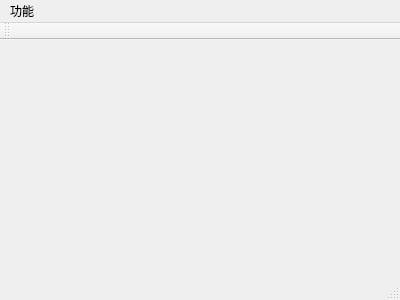
<?xml version="1.0" encoding="UTF-8"?>
<ui version="4.0">
 <class>MainWindow</class>
 <widget class="QMainWindow" name="MainWindow">
  <property name="geometry">
   <rect>
    <x>0</x>
    <y>0</y>
    <width>400</width>
    <height>300</height>
   </rect>
  </property>
  <property name="windowTitle">
   <string>xzwCalendar</string>
  </property>
  <widget class="QWidget" name="centralWidget"/>
  <widget class="QToolBar" name="mainToolBar">
   <attribute name="toolBarArea">
    <enum>TopToolBarArea</enum>
   </attribute>
   <attribute name="toolBarBreak">
    <bool>false</bool>
   </attribute>
  </widget>
  <widget class="QStatusBar" name="statusBar"/>
  <widget class="QMenuBar" name="menuBar">
   <property name="geometry">
    <rect>
     <x>0</x>
     <y>0</y>
     <width>400</width>
     <height>22</height>
    </rect>
   </property>
   <widget class="QMenu" name="menu">
    <property name="title">
     <string>功能</string>
    </property>
    <addaction name="actiontranslate"/>
    <addaction name="action_fix_flexible"/>
    <addaction name="separator"/>
   </widget>
   <addaction name="menu"/>
  </widget>
  <action name="action_fix_flexible">
   <property name="text">
    <string>固定/移动</string>
   </property>
  </action>
  <action name="actiontranslate">
   <property name="text">
    <string>翻译</string>
   </property>
  </action>
 </widget>
 <layoutdefault spacing="6" margin="11"/>
 <resources/>
 <connections/>
</ui>
